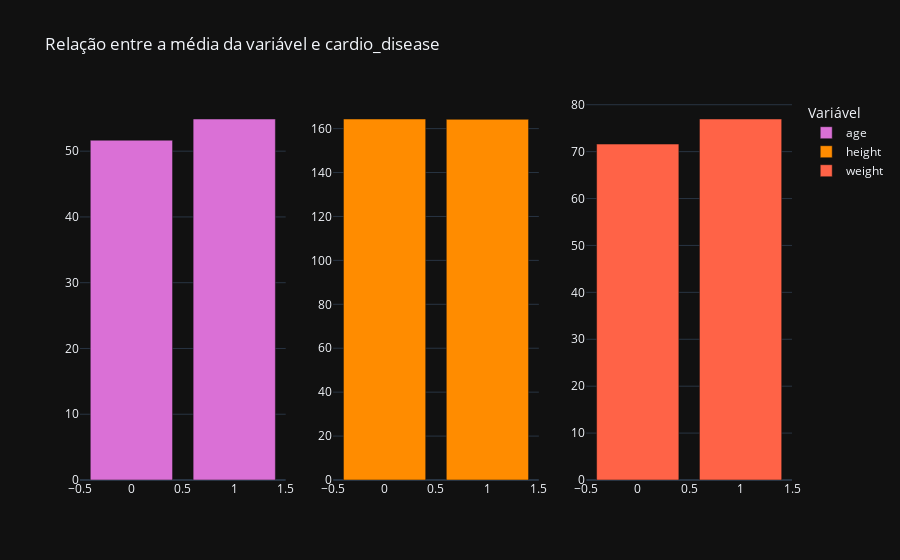

Notebook cell for this chart:
### Markdown cell above
# 2) Agora é hora de explorar os dados com uma análise bem completa.
Plote pelo menos 3 gráficos analisando o comportamento da variável cardio com outras variaveis da sua preferência (análise bivariada). Não se esqueça de trazer insights acerca do analisado.

### Code cell
#Traçando as métricas para os gráficos: médias para as variáveis não-binárias e contagem para binárias
med_idade_0 = df[df['cardio_disease'] == 0]['age'].mean()
med_idade_1 = df[df['cardio_disease'] == 1]['age'].mean()
med_height_0 = df[df['cardio_disease'] == 0]['height'].mean()
med_height_1 = df[df['cardio_disease'] == 1]['height'].mean()
med_weight_0 = df[df['cardio_disease'] == 0]['weight'].mean()
med_weight_1 =df[df['cardio_disease'] == 1]['weight'].mean()

medias = pd.DataFrame({'cardio_disease' : [0,1],
                       'age' :[med_idade_0,med_idade_1],
                       'height' :[med_height_0,med_height_1],
                       'weight' :[med_weight_0,med_weight_1]})


#Plotando os gráficos
fig = make_subplots(rows = 1,
                    cols = 3)

color = ['orchid', 'darkorange', 'tomato']

for i, coluna in enumerate(['age', 'height', 'weight']):
    fig.add_traces(go.Bar(x=medias['cardio_disease'],
                        y=medias[coluna],
                        name = coluna,
                        marker_color = color[i]),
                rows= 1,
                cols = i+1)

fig.update_layout(title_text = 'Relação entre a média da variável e cardio_disease',
                  legend_title = 'Variável')
fig.show()

### Figure 1 — Plotly figure (JSON) as saved in the notebook; plotly's stock layout.template omitted (floating-point values rounded to 4 significant figures)
{"data": [{"marker": {"color": "orchid"}, "name": "age", "x": [0, 1], "y": [51.67, 54.89], "type": "bar", "xaxis": "x", "yaxis": "y"}, {"marker": {"color": "darkorange"}, "name": "height", "x": [0, 1], "y": [164.4, 164.2], "type": "bar", "xaxis": "x2", "yaxis": "y2"}, {"marker": {"color": "tomato"}, "name": "weight", "x": [0, 1], "y": [71.62, 76.96], "type": "bar", "xaxis": "x3", "yaxis": "y3"}], "layout": {"xaxis": {"anchor": "y", "domain": [0.0, 0.2889]}, "yaxis": {"anchor": "x", "domain": [0.0, 1.0]}, "xaxis2": {"anchor": "y2", "domain": [0.3556, 0.6444]}, "yaxis2": {"anchor": "x2", "domain": [0.0, 1.0]}, "xaxis3": {"anchor": "y3", "domain": [0.7111, 1.0]}, "yaxis3": {"anchor": "x3", "domain": [0.0, 1.0]}, "title": {"text": "Relação entre a média da variável e cardio_disease"}, "legend": {"title": {"text": "Variável"}}}}
